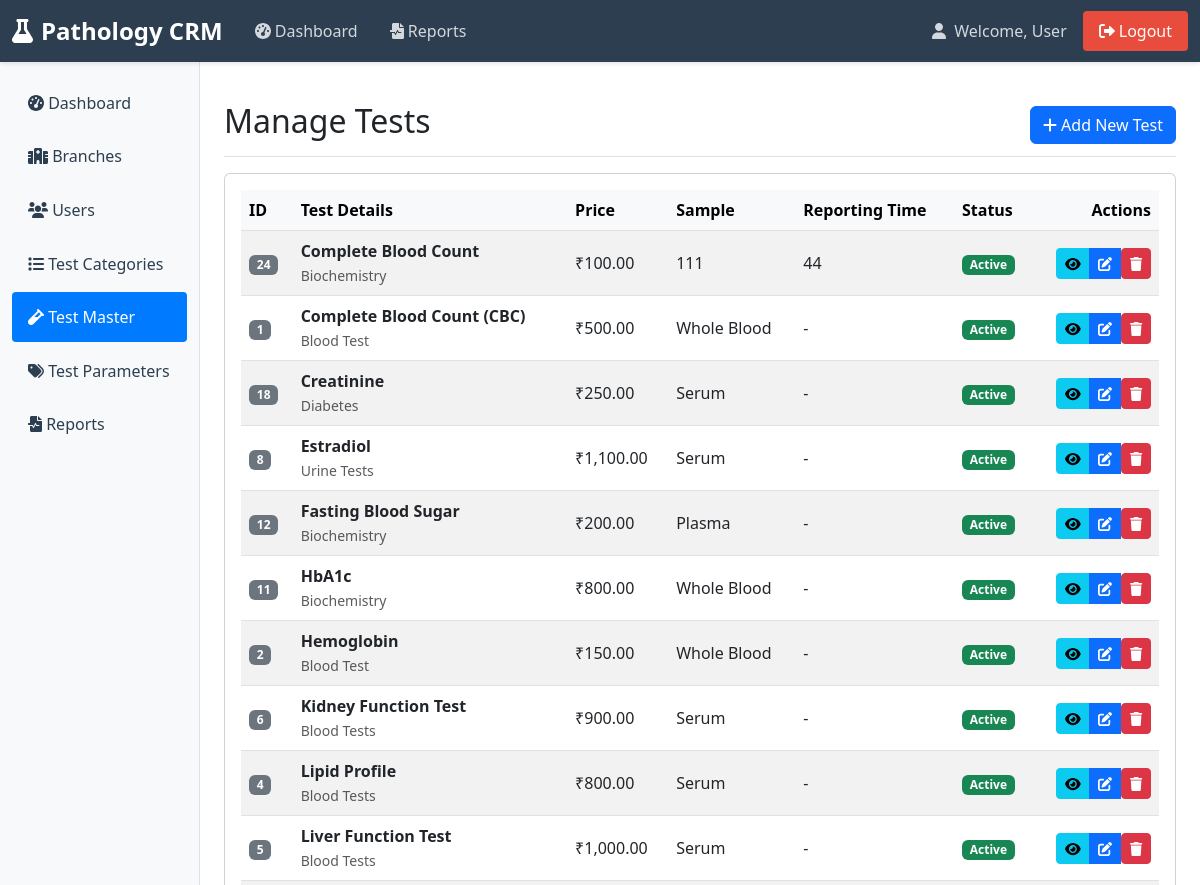
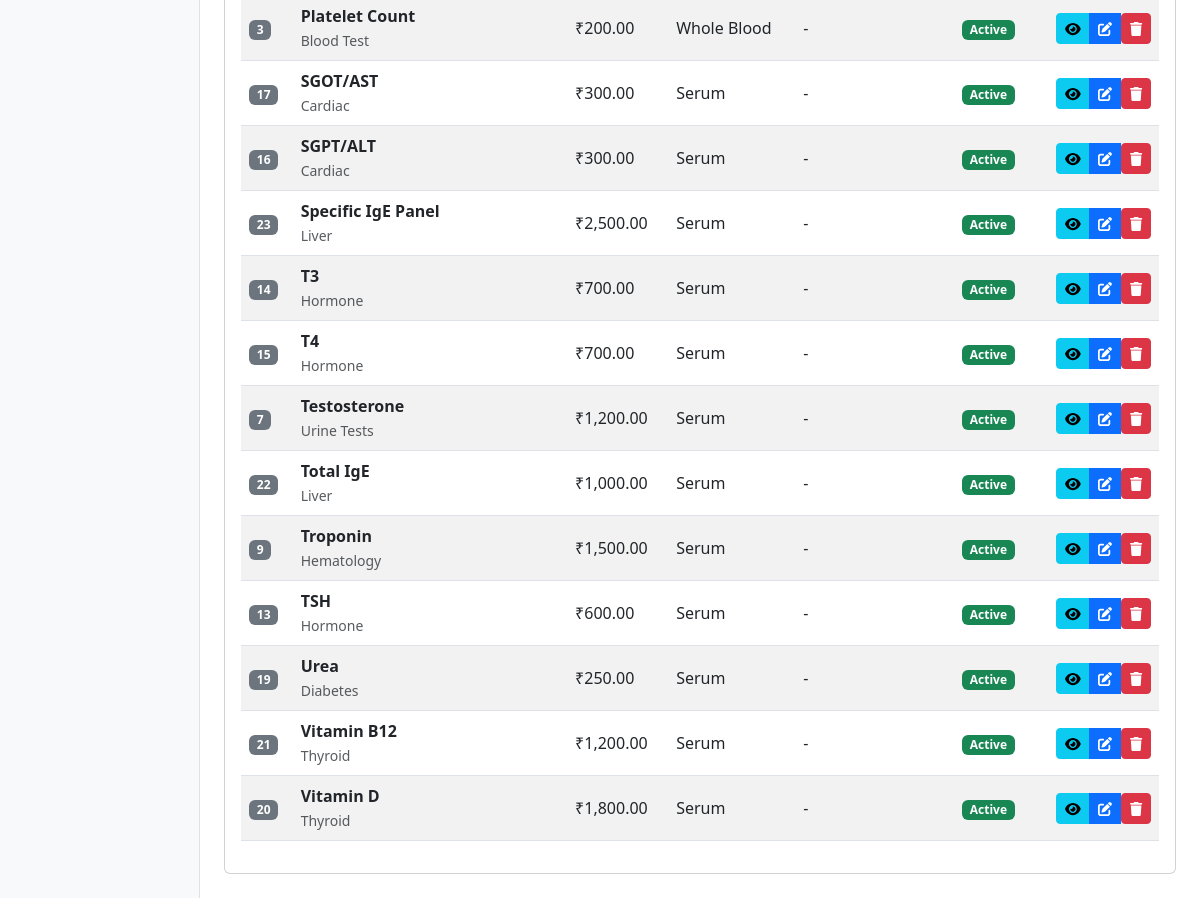
Page /admin/test-master.php (signed in) on the committed database (2 pictures, top to bottom).
### tables this page shows
CREATE TABLE `tests` (
  `id` int(11) NOT NULL,
  `test_name` varchar(150) DEFAULT NULL,
  `category_id` int(11) DEFAULT NULL,
  `method` varchar(100) DEFAULT NULL,
  `description` text DEFAULT NULL,
  `price` decimal(10,2) DEFAULT NULL,
  `unit` varchar(50) DEFAULT NULL,
  `normal_range` varchar(100) DEFAULT NULL,
  `sample_type` varchar(100) DEFAULT NULL,
  `preparation` text DEFAULT NULL,
  `reporting_time` varchar(50) DEFAULT NULL,
  `status` tinyint(4) DEFAULT 1,
  `created_at` timestamp NULL DEFAULT current_timestamp()
);

CREATE TABLE `test_categories` (
  `id` int(11) NOT NULL,
  `category_name` varchar(100) DEFAULT NULL,
  `description` text DEFAULT NULL,
  `created_at` timestamp NULL DEFAULT current_timestamp()
);

### admin/test-master.php (the view, shortened to what this page needs)
<?php
require_once '../auth/session-check.php';
$tests = $conn->query("
    SELECT t.*, c.category_name as category_name
    FROM tests t
    LEFT JOIN test_categories c ON t.category_id = c.id
    ORDER BY t.test_name
")->fetchAll(PDO::FETCH_ASSOC);
include '../inc/header.php';
?>
<link rel="stylesheet" href="admin-shared.css">
<div class="d-flex justify-content-between flex-wrap flex-md-nowrap align-items-center pt-3 pb-2 mb-3 border-bottom">
    <h1 class="h2">Manage Tests</h1>
    <button type="button" class="btn btn-primary" data-bs-toggle="modal" data-bs-target="#addTestModal">
        <i class="fas fa-plus"></i> Add New Test
    </button>
</div>
<div class="card">
    <div class="card-body">
        <div class="table-responsive">
            <table class="table table-striped table-hover align-middle">
                <thead class="table-light">
                    <tr>
                        <th>ID</th>
                        <th>Test Details</th>
                        <th>Price</th>
                        <th>Sample</th>
                        <th>Reporting Time</th>
                        <th>Status</th>
                        <th class="text-end">Actions</th>
                    </tr>
                </thead>
                <tbody>
                    <?php if (empty($tests)): ?>
                        <tr>
                            <td colspan="7" class="text-center py-4">
                                <div class="text-muted">
                                    <i class="fas fa-vial fa-2x mb-2"></i>
                                    <p>No tests found</p>
                                </div>
                            </td>
                        </tr>
                    <?php else: ?>
                        <?php foreach($tests as $test):
                            $status = $test['status'] ?? 1;
                        ?>
                            <tr>
                                <td>
                                    <span class="badge bg-secondary">
                                        <?php echo $test['id']; ?>
                                    </span>
                                </td>
                                <td>
                                    <div class="fw-bold"><?php echo htmlspecialchars($test['test_name']); ?></div>
                                    <small class="text-muted"><?php echo htmlspecialchars($test['category_name']); ?></small>
                                </td>
                                <td>₹<?php echo number_format($test['price'], 2); ?></td>
                                <td><?php echo htmlspecialchars($test['sample_type'] ?: '-'); ?></td>
                                <td><?php echo htmlspecialchars($test['reporting_time'] ?: '-'); ?></td>
                                <td>
                                    <span class="badge bg-<?php echo $status == 1 ? 'success' : 'danger'; ?>">
                                        <?php echo $status == 1 ? 'Active' : 'Inactive'; ?>
                                    </span>
                                </td>
                                <td class="text-end">
                                    <div class="btn-group">
                                        <button type="button" class="btn btn-sm btn-info view-test"
                                                data-bs-toggle="modal"
                                                data-bs-target="#viewTestModal"
                                                data-test='<?php echo htmlspecialchars(json_encode($test)); ?>'
                                                title="View Test">
                                            <i class="fas fa-eye"></i>
                                        </button>
                                        <button type="button" class="btn btn-sm btn-primary edit-test"
                                                data-bs-toggle="modal"
                                                data-bs-target="#editTestModal"
                                                data-test='<?php echo htmlspecialchars(json_encode($test)); ?>'
                                                title="Edit Test">
                                            <i class="fas fa-edit"></i>
                                        </button>
                                        <form method="POST" style="display: inline;" onsubmit="return confirm('Are you sure you want to delete this test?')">
                                            <button type="submit" class="btn btn-sm btn-danger" title="Delete Test">
                                                <i class="fas fa-trash"></i>
                                            </button>
                                        </form>
                                    </div>
                                </td>
                            </tr>
                        <?php endforeach; ?>
                    <?php endif; ?>
                </tbody>
            </table>
        </div>
    </div>
</div>
<?php include '../inc/footer.php'; ?>

### rows in the picture
tests: id "24", test_name "Complete Blood Count", category.category_name "Biochemistry", price "100.00", sample_type "111", reporting_time "44", status "Active"
tests: id "1", test_name "Complete Blood Count (CBC)", category.category_name "Blood Test", price "500.00", sample_type "Whole Blood", reporting_time "-", status "Active"
tests: id "18", test_name "Creatinine", category.category_name "Diabetes", price "250.00", sample_type "Serum", reporting_time "-", status "Active"
tests: id "8", test_name "Estradiol", category.category_name "Urine Tests", price "1,100.00", sample_type "Serum", reporting_time "-", status "Active"
tests: id "12", test_name "Fasting Blood Sugar", category.category_name "Biochemistry", price "200.00", sample_type "Plasma", reporting_time "-", status "Active"
tests: id "11", test_name "HbA1c", category.category_name "Biochemistry", price "800.00", sample_type "Whole Blood", reporting_time "-", status "Active"
tests: id "2", test_name "Hemoglobin", category.category_name "Blood Test", price "150.00", sample_type "Whole Blood", reporting_time "-", status "Active"
tests: id "6", test_name "Kidney Function Test", category.category_name "Blood Tests", price "900.00", sample_type "Serum", reporting_time "-", status "Active"
tests: id "4", test_name "Lipid Profile", category.category_name "Blood Tests", price "800.00", sample_type "Serum", reporting_time "-", status "Active"
tests: id "5", test_name "Liver Function Test", category.category_name "Blood Tests", price "1,000.00", sample_type "Serum", reporting_time "-", status "Active"
tests: id "3", test_name "Platelet Count", category.category_name "Blood Test", price "200.00", sample_type "Whole Blood", reporting_time "-", status "Active"
tests: id "17", test_name "SGOT/AST", category.category_name "Cardiac", price "300.00", sample_type "Serum", reporting_time "-", status "Active"
tests: id "16", test_name "SGPT/ALT", category.category_name "Cardiac", price "300.00", sample_type "Serum", reporting_time "-", status "Active"
tests: id "23", test_name "Specific IgE Panel", category.category_name "Liver", price "2,500.00", sample_type "Serum", reporting_time "-", status "Active"
tests: id "14", test_name "T3", category.category_name "Hormone", price "700.00", sample_type "Serum", reporting_time "-", status "Active"
tests: id "15", test_name "T4", category.category_name "Hormone", price "700.00", sample_type "Serum", reporting_time "-", status "Active"
tests: id "7", test_name "Testosterone", category.category_name "Urine Tests", price "1,200.00", sample_type "Serum", reporting_time "-", status "Active"
tests: id "22", test_name "Total IgE", category.category_name "Liver", price "1,000.00", sample_type "Serum", reporting_time "-", status "Active"
tests: id "9", test_name "Troponin", category.category_name "Hematology", price "1,500.00", sample_type "Serum", reporting_time "-", status "Active"
tests: id "13", test_name "TSH", category.category_name "Hormone", price "600.00", sample_type "Serum", reporting_time "-", status "Active"
tests: id "19", test_name "Urea", category.category_name "Diabetes", price "250.00", sample_type "Serum", reporting_time "-", status "Active"
tests: id "21", test_name "Vitamin B12", category.category_name "Thyroid", price "1,200.00", sample_type "Serum", reporting_time "-", status "Active"
tests: id "20", test_name "Vitamin D", category.category_name "Thyroid", price "1,800.00", sample_type "Serum", reporting_time "-", status "Active"

### other values in the picture
$_SESSION['user_name'] "User"
